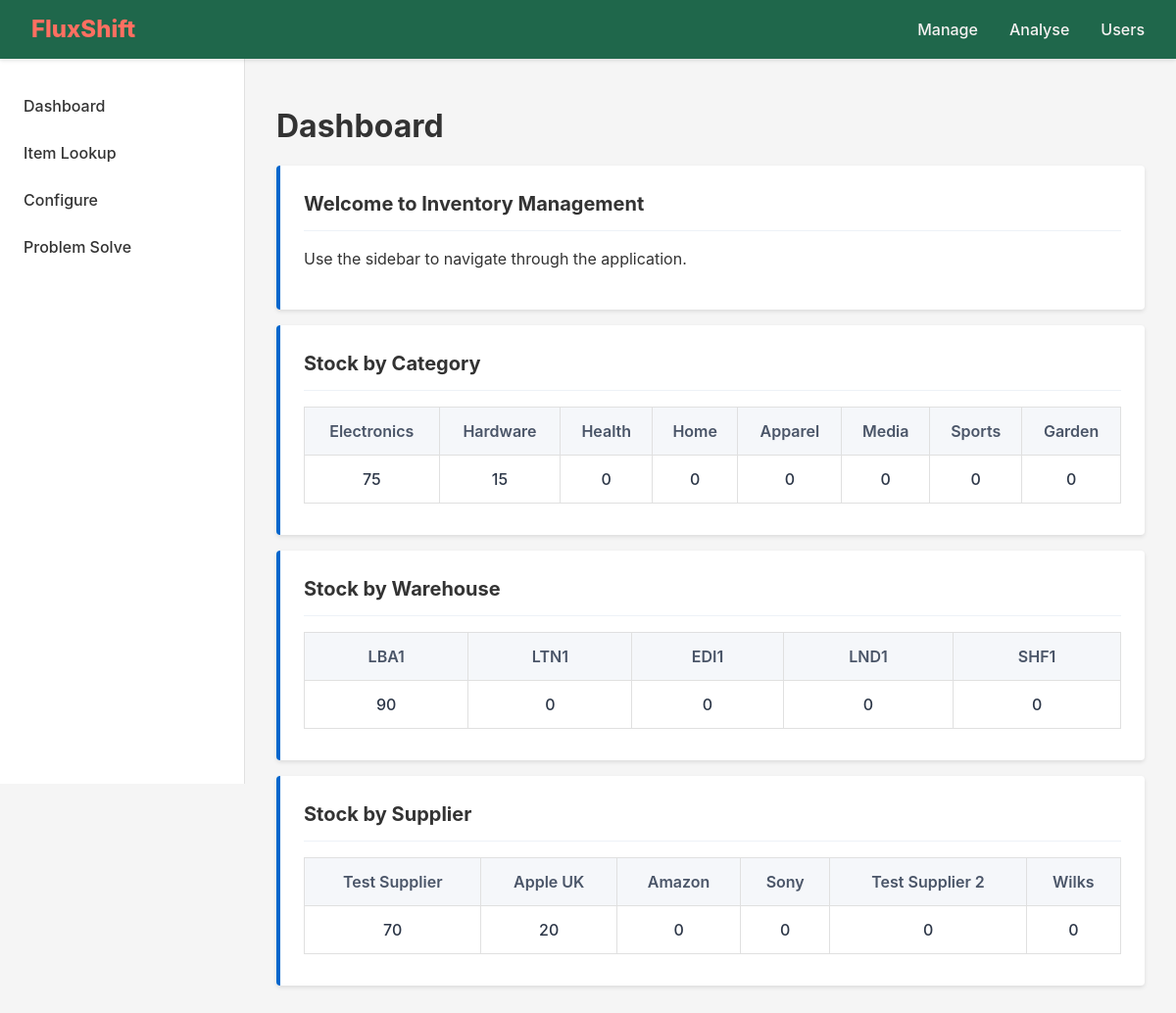
The app's page /, older data.
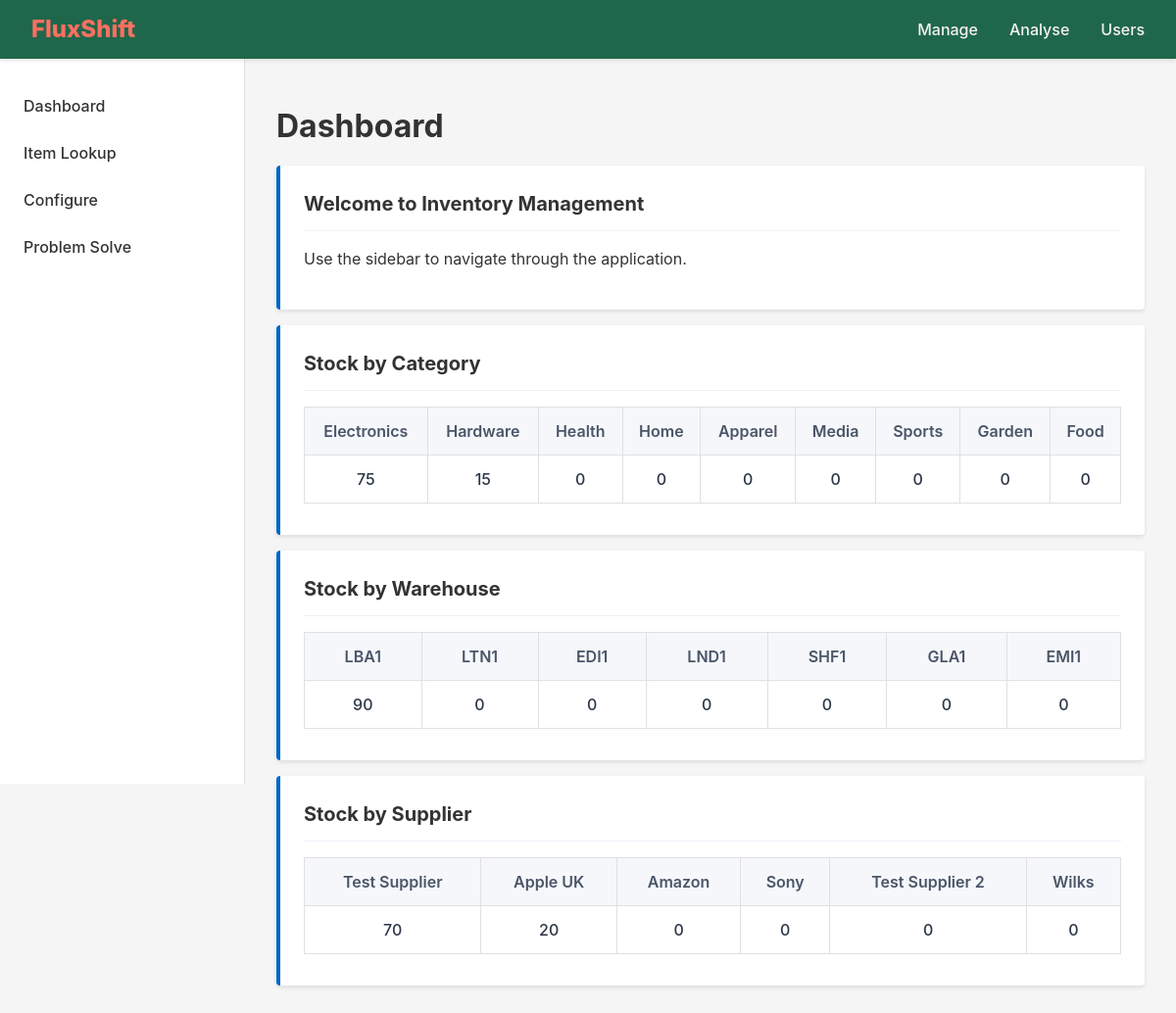
The same page, newer data.
### core/models.py (models this page shows, shortened)
class Category(models.Model):
    category_name = models.CharField(max_length=50, unique=True)
    class Meta:
        verbose_name_plural = "Categories"

class Warehouse(models.Model):
    warehouse_name = models.CharField(max_length=50)
    street_address = models.CharField(max_length=120)
    postcode = models.CharField(max_length=8)
    class Meta:
        verbose_name_plural = "Warehouses"

class Supplier(models.Model):
    supplier_name = models.CharField(max_length=100, unique=True)
    contact_email = models.EmailField(unique=True)
    class Meta:
        verbose_name_plural = "Suppliers"

### core/views.py (the view)
# urls.py: path("", views.DashboardView.as_view(), name="dashboard-page"), # Home page
class DashboardView(View):
    template_name = "core/index.html"
    def get_category_summaries(self):
        return (
            Category.objects
            .annotate(total_quantity=Coalesce(Sum("items__stock_levels__quantity"), 0))
            .order_by("-total_quantity")
        )
    def get_warehouse_summaries(self):
        return (
            Warehouse.objects
            .annotate(total_quantity=Coalesce(Sum("bins__stock_levels__quantity"), 0))
            .order_by("-total_quantity")
        )
    def supplier_summaries(self):
        return (
            Supplier.objects
            .annotate(total_quantity=Coalesce(Sum("items__stock_levels__quantity"), 0))
            .order_by("-total_quantity")
        )
    def get(self, request):
        context = {
            "category_summaries": self.get_category_summaries(),
            "warehouse_summaries": self.get_warehouse_summaries(),
            "supplier_summaries": self.supplier_summaries(),
        }
        return render(request, self.template_name, context)

### core/templates/core/index.html (shortened to what this page needs)
{% extends "base.html" %}
{% load static %}
{% block css_files %}
  <link rel="stylesheet" href="{% static 'core/core.css' %}">
{% endblock %}
{% block content %}
<h1>Dashboard</h1>
<div class="card-admin">
  <h2>Welcome to Inventory Management</h2>
  <p>Use the sidebar to navigate through the application.</p>
</div>
<div class="card-admin">
  <h2>Stock by Category</h2>
  <table class="stock-table">
    <thead>
      <tr>
        {% for c in category_summaries %}
          <th>{{ c.category_name }}</th>
        {% endfor %}
      </tr>
    </thead>
    <tbody>
      <tr>
        {% for c in category_summaries %}
          <td>{{ c.total_quantity }}</td>
        {% endfor %}
      </tr>
    </tbody>
  </table>
</div>
<div class="card-admin">
  <h2>Stock by Warehouse</h2>
  <table class="stock-table">
    <thead>
      <tr>
        {% for w in warehouse_summaries %}
          <th>{{ w.warehouse_name }}</th>
        {% endfor %}
      </tr>
    </thead>
    <tbody>
      <tr>
        {% for w in warehouse_summaries %}
          <td>{{ w.total_quantity }}</td>
        {% endfor %}
      </tr>
    </tbody>
  </table>
</div>
<div class="card-admin">
  <h2>Stock by Supplier</h2>
  <table class="stock-table">
    <thead>
      <tr>
        {% for s in supplier_summaries %}
          <th>{{ s.supplier_name }}</th>
        {% endfor %}
      </tr>
    </thead>
    <tbody>
      <tr>
        {% for s in supplier_summaries %}
          <td>{{ s.total_quantity }}</td>
        {% endfor %}
      </tr>
    </tbody>
  </table>
</div>
{% endblock %}

### templates/base.html (shortened to what this page needs)
{% load static %}
<!DOCTYPE html>
<html lang="en">
<head>
  <link rel="stylesheet" href="{% static 'app.css' %}">
  {% block css_files %}{% endblock %}
</head>
<body>
  <header class="top-nav">
    <div class="logo">{% block page_title %}FluxShift{% endblock %}</div>
    <nav class="main-nav">
      <ul>
        <li><a href="{% url "dashboard-page" %}">Manage</a></li>
        <li><a href="#">Analyse</a></li>
        <li><a href="#">Users</a></li>
      </ul>
    </nav>
  </header>
  <div class="container">
    <aside class="sidebar">
      {% block sidebar %}
      <nav class="side-nav">
        <ul>
          <li><a href="{% url "dashboard-page" %}">Dashboard</a></li>
          <li><a href="{% url "item-lookup-page" %}">Item Lookup</a></li>
          <li><a href="{% url "configure-page" %}">Configure</a></li>
          <li><a href="#">Problem Solve</a></li>
        </ul>
      </nav>
      {% endblock %}
    </aside>
    <main class="content">
      {% block content %}{% endblock %}
    </main>
  </div>
</body>
</html>

### static/app.css (style rules this page uses)
* { margin: 0; padding: 0; box-sizing: border-box; }
body { font-family: -apple-system, BlinkMacSystemFont, "Segoe UI", Roboto, Oxygen-Sans, Ubuntu, Cantarell, "Helvetica Neue", sans-serif; font-size: 16px; line-height: 1.5; color: #333; background-color: #f5f5f5; min-height: 100vh; display: flex; flex-direction: column; }
ul { list-style: none; }
a { text-decoration: none; color: #0066cc; }
.top-nav { background-color: #1f674b; box-shadow: 0 2px 4px rgba(0, 0, 0, 0.1); padding: 0 2rem; position: fixed; width: 100%; top: 0; z-index: 1000; display: flex; justify-content: space-between; align-items: center; height: 60px; }
.logo { font-weight: 800; font-size: 1.5rem; color: #ff6f61; }
.main-nav ul { display: flex; gap: 2rem; }
.main-nav a { color: #f6f2f2; font-weight: 500; padding: 0.5rem 0; display: block; }
.container { display: flex; flex: 1; margin-top: 60px; }
.sidebar { width: 250px; background-color: white; border-right: 1px solid #e0e0e0; height: calc(100vh - 60px); position: fixed; top: 60px; }
.side-nav { padding: 1.5rem 0; }
.side-nav ul li { padding: 0 1.5rem; }
.side-nav a { display: block; padding: 0.75rem 0; color: #333; font-weight: 500; }
.content { flex: 1; padding: 2rem; margin-left: 250px; }

### core/static/core/core.css (style rules this page uses)
.stock-table { width: 100%; border-collapse: collapse; font-size: 1rem; margin: 0.5rem 0; }
.stock-table th, .stock-table td { padding: 0.75rem; text-align: center; border: 1px solid #e0e0e0; }
.stock-table thead { background-color: #f5f7fa; }
.stock-table th { font-weight: 600; color: #4a5568; }
.stock-table td { font-weight: 500; color: #2d3748; }
.card-admin { border-left: 4px solid #0066cc; background: white; padding: 1.5rem; box-shadow: 0 2px 4px rgba(0, 0, 0, 0.1); border-radius: 4px; margin-top: 1rem; margin-bottom: 1rem; }
.card-admin h2 { color: #333; font-size: 1.25rem; margin-top: 0; margin-bottom: 1rem; padding-bottom: 0.75rem; border-bottom: 1px solid #edf2f7; }
.card-admin p { display: flex; align-items: center; margin-bottom: 1rem; }

Row changes from the older to the newer data that the page shows:
added Category: category_name "Food", total_quantity "0"
added Warehouse: warehouse_name "GLA1", total_quantity "0"
added Warehouse: warehouse_name "EMI1", total_quantity "0"
